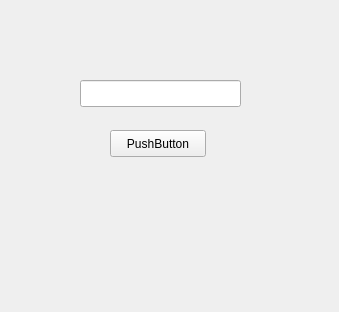
<?xml version="1.0" encoding="UTF-8"?>
<ui version="4.0">
 <class>Form</class>
 <widget class="QWidget" name="Form">
  <property name="geometry">
   <rect>
    <x>0</x>
    <y>0</y>
    <width>339</width>
    <height>312</height>
   </rect>
  </property>
  <property name="windowTitle">
   <string>Form</string>
  </property>
  <widget class="QLineEdit" name="lineEdit">
   <property name="geometry">
    <rect>
     <x>80</x>
     <y>80</y>
     <width>161</width>
     <height>27</height>
    </rect>
   </property>
  </widget>
  <widget class="QPushButton" name="pushButton">
   <property name="geometry">
    <rect>
     <x>110</x>
     <y>130</y>
     <width>96</width>
     <height>27</height>
    </rect>
   </property>
   <property name="text">
    <string>PushButton</string>
   </property>
  </widget>
 </widget>
 <resources/>
 <connections/>
</ui>
